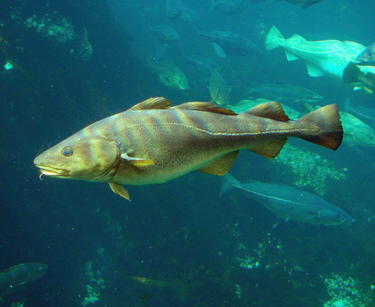
#> input picture 04-Hybrid/imgs/fish.bmp, 375 x 307 px
$ python Lab4Final.py
#> lines starting #> are read from the running program, lines starting #| are printed output that depends on the picture

import matplotlib.pyplot as plt
import cv2
import numpy as np
from pathlib import Path
import os


#Preparativos para hacer una imagen hibrida
DataFolder = Path('/imgs')
os.chdir(DataFolder)

#Secargan dos imagene hibridas un pez y una vión
img1 =  cv2.imread('fish.bmp')
#> img1 is the input picture: shape (307, 375, 3); mean B, G, R 98.4, 95.5, 27.2
img2 =  cv2.imread('plane.bmp')
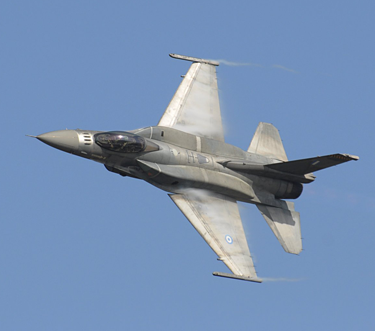
#> input picture 04-Hybrid/imgs/plane.bmp, 375 x 331 px
#> img2 is the input picture: shape (331, 375, 3); mean B, G, R 180.2, 145, 119.8

#codigo de ajuste de tamaño(para el futuro implementar en función, buscar función)
x = int(np.mean([img1.shape[1],img2.shape[1]]))
#> x = 375
y = int(np.mean([img1.shape[0],img2.shape[0]]))
#> y = 319
img1 = cv2.resize(img1,(x,y))
#> img1: shape (319, 375, 3)
img2 = cv2.resize(img2,(x,y))
#> img2: shape (319, 375, 3)


#Parametros del filtro -gaussiano
opacador= 2
Sigma = 10
Kernel = 5


LowPassFilter = cv2.GaussianBlur(img2 ,(5,5), sigmaX=5,sigmaY=5)
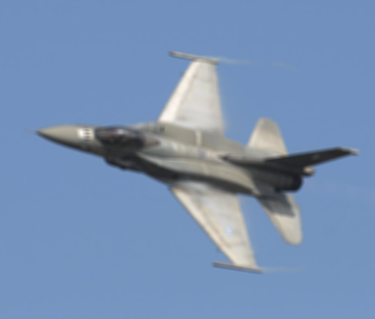
#> LowPassFilter: shape (319, 375, 3); mean B, G, R 180.1, 144.9, 119.7


#truco 1 reducir la luminosidad de la imagen
LowPassFilterTemp =  cv2.GaussianBlur((img1/opacador).astype('uint8'),(5,5), sigmaX=5,sigmaY=5)
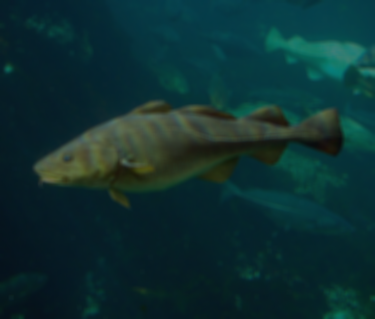
#> LowPassFilterTemp: shape (319, 375, 3); mean B, G, R 48.9, 47.4, 13.3
HighPassFilter = (img1/opacador).astype('uint8') - LowPassFilterTemp
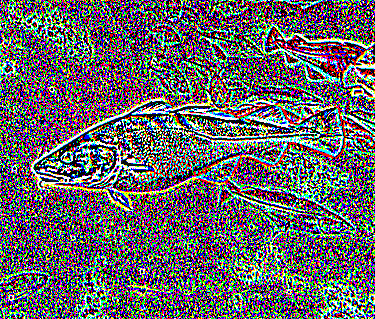
#> HighPassFilter: shape (319, 375, 3); mean B, G, R 103.4, 100.2, 101.9


# [7 lines of commented-out code are left out]
Tarea = LowPassFilter + HighPassFilter
cv2.imwrite('Hibrida.png', Tarea)
plt.imshow(Tarea)

#Piramides---------------------
#Piramide Gaussiana
# [58 lines left out: functions Gaussian_pyramid, Laplace_pyramid, not called in this run]


###Imagen blend

#sol y luna
moon = cv2.imread('moon.jpg')
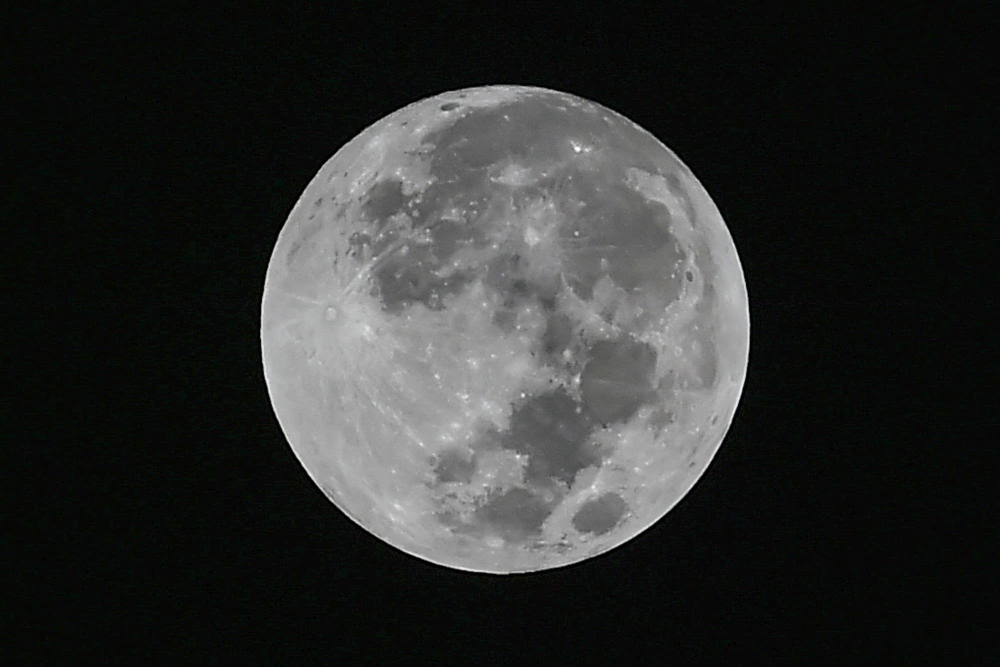
#> input picture 04-Hybrid/imgs/moon.jpg, 2000 x 1333 px (shown at 1/2 size)
#> moon is the input picture: shape (1333, 2000, 3); mean B, G, R 43.8, 45.1, 43.8
#se recorta la luna para un mejor efecto
moon = moon[45:moon.shape[0]-63, :]
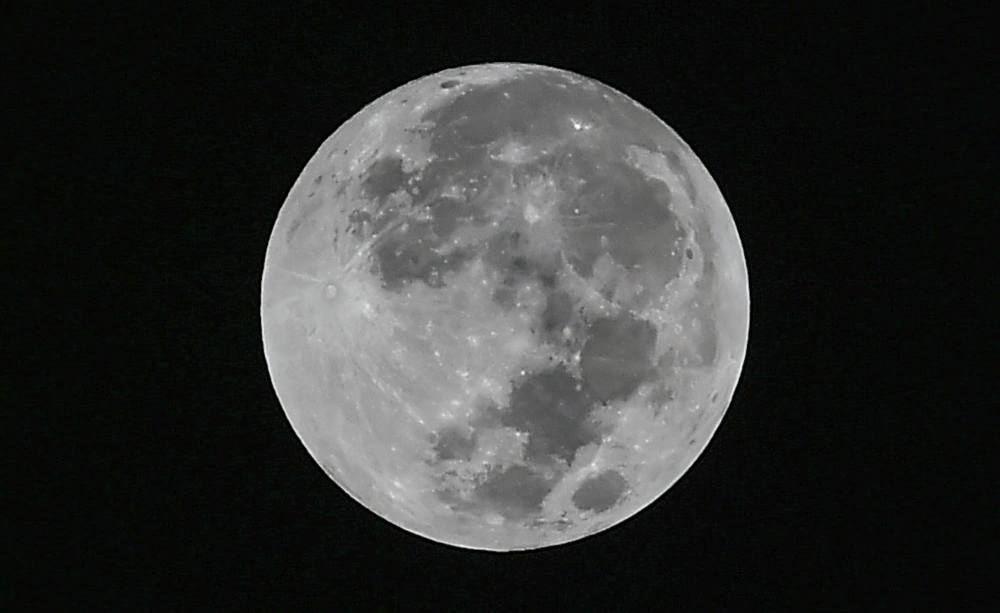
#> moon: shape (1225, 2000, 3) (shown at 1/2 size); mean B, G, R 47.1, 48.4, 47.1
sol = cv2.imread('sol.jpg')

#De nuevo resizeo, buscar función en el futuro pues esto se implementó muchas veces
#> (the run stopped early here; a loop or call above may not have finished)
